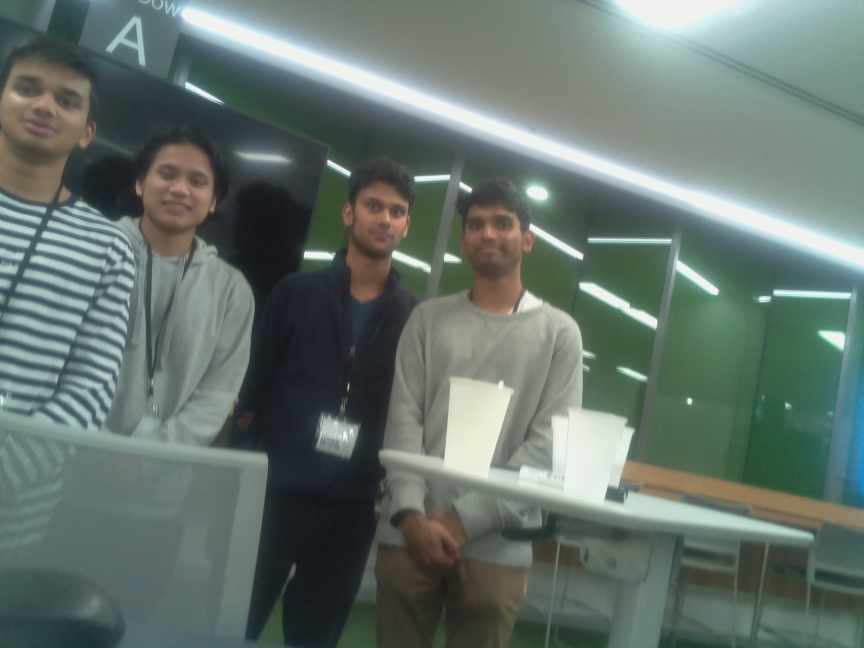
#> input picture test.jpg, 2592 x 1944 px (shown at 1/3 size)
$ python py_Vis2.py   (Python 2 division)
#> lines starting #> are read from the running program, lines starting #| are printed output that depends on the picture; after the words box and inside, x2 and y2 are one past the last pixel; in counts of white or black regions, pixels touching at a corner belong together
import numpy as np
import cv2
face_cascade = cv2.CascadeClassifier('haarcascade_frontalface_default.xml')

image = cv2.imread('test.jpg', 0)
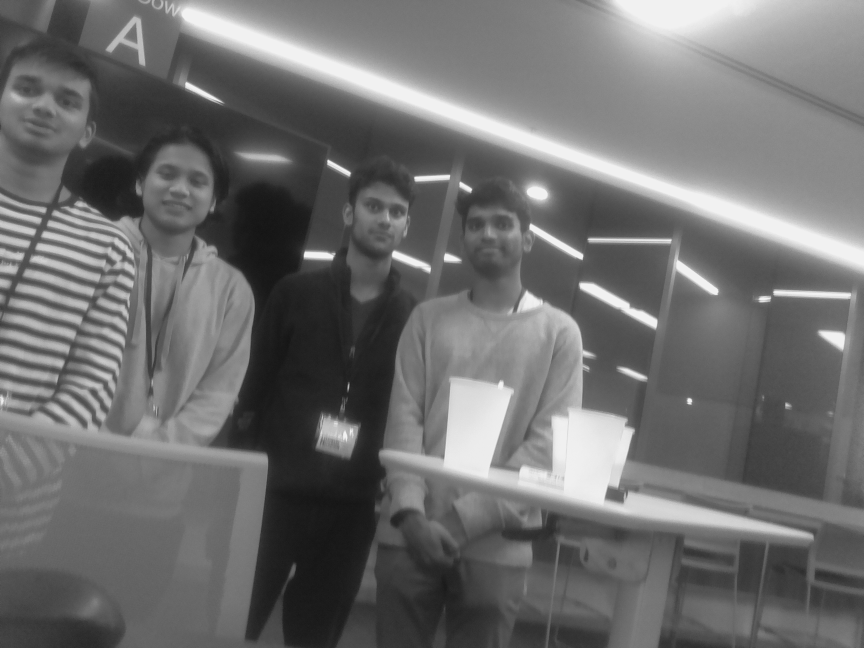
#> image: shape (1944, 2592) (shown at 1/3 size); min 16, max 243, mean 110.5
ratio = image.shape[1] / float(image.shape[0])
#> ratio = 1.33
grayImage = cv2.resize(image, (int(ratio * 450), 450))
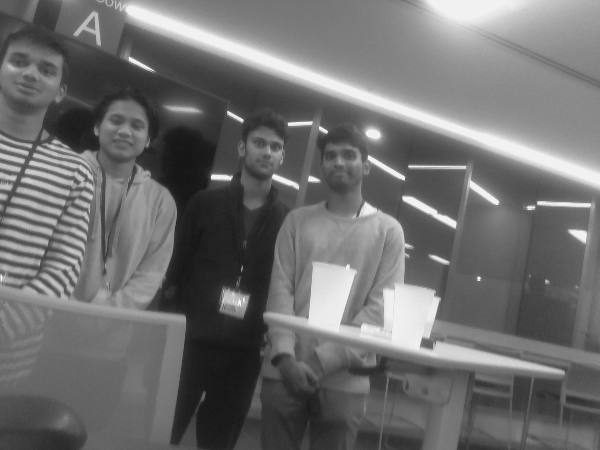
#> grayImage: shape (450, 600); min 19, max 242, mean 110.4

#cv2.imshow('test', grayImage)
#cv2.waitKey()


faces = face_cascade.detectMultiScale(grayImage)
#> faces = [[241, 126, 51, 51], [315, 136, 50, 50], [95, 99, 62, 62], [1, 37, 68, 68]]

print type(faces)
#| <class 'numpy.ndarray'>

if len(faces) == 0:
    print "No faces found"

else:
    print faces
#| [[241 126  51  51]
#|  [315 136  50  50]
#|  [ 95  99  62  62]
#|  [  1  37  68  68]]
    print faces.shape
#| (4, 4)
    print "Number of faces detected: " + str(faces.shape[0])
#| Number of faces detected: 4

    for (x,y,w,h) in faces:
        cv2.rectangle(grayImage,(x,y),(x+w,y+h),(0,255,0),1)
#> this loop made 4 passes
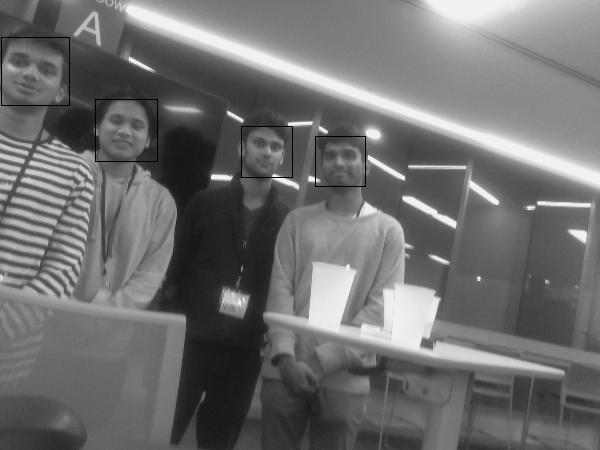
#> grayImage: shape (450, 600); 0.34% of pixels changed, all inside (x1, y1, x2, y2) = (1, 37, 366, 187)

    cv2.rectangle(grayImage, ((0,image.shape[0] -25)),(270, image.shape[0]), (255,255,255), -1)
    cv2.putText(grayImage, "Number of faces detected: " + str(faces.shape[0]), (0,image.shape[0] -10), cv2.FONT_HERSHEY_TRIPLEX, 0.5,  (0,0,0), 1)

    cv2.imshow('Image with faces',grayImage)
    cv2.waitKey()
    cv2.destroyAllWindows()
